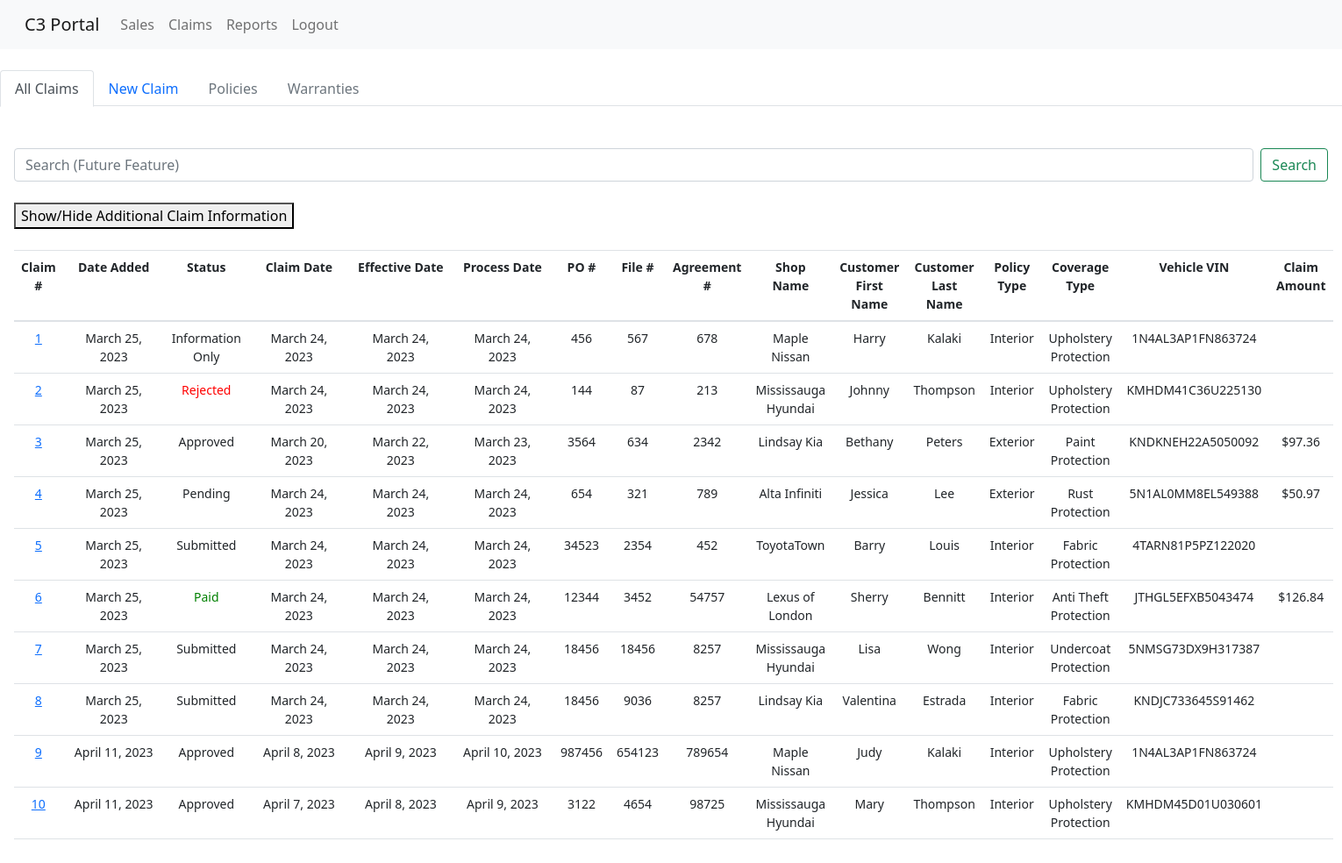
The app's page /claims/ (signed in) with its own data.
### web_app/models.py (models this page shows, shortened)
class Claim(models.Model):
    claim_number = models.AutoField(primary_key=True, default=1)
    date_added = models.DateTimeField(auto_now_add=True)
    STATUS_CHOICES = [
        ('status_info', 'Information Only'),
        ('status_pending', 'Pending'),
        ('status_submitted', 'Submitted'),
        ('status_approved', 'Approved'),
        ('status_rejected', 'Rejected'),
        ('status_paid', 'Paid'),
    ]
    status = models.CharField(max_length=50, choices=STATUS_CHOICES, default='Information Only')
    claim_date = models.DateTimeField(blank=True, default=timezone.now)
    effective_date = models.DateTimeField(blank=True, default=timezone.now)
    process_date = models.DateTimeField(blank=True, default=timezone.now)
    po_num = models.CharField(max_length=200, default='N/A')
    file_num = models.CharField(max_length=200, default='N/A')
    agreement = models.CharField(max_length=200, default='N/A')
    claim_approvedby = models.CharField(max_length=50, blank=True)
    claim_approvedto = models.CharField(max_length=50, blank=True)
    claim_approved_date = models.DateTimeField(blank=True, null=True, default='')
    claim_rejectedby = models.CharField(max_length=50, blank=True)
    claim_rejection_date = models.DateTimeField(blank=True, null=True, default='')
    claim_rejection_reason = models.CharField(max_length=1000, blank=True)
    shop_active = models.BooleanField(default=False)
    shop_name = models.CharField(max_length=200, default='N/A')
    shop_phone = models.CharField(max_length=12, default='123-456-7890')
    shop_contact = models.CharField(max_length=200, blank=True)
    shop_email = models.EmailField(blank=True)
    shop_address = models.CharField(max_length=200, default='1234 Main St')
    shop_address2 = models.CharField(max_length=200, blank=True)
    COUNTRY_CHOICES = [
        ('CAN', 'Canada'),
    ]
    shop_country = models.CharField(max_length=50, choices=COUNTRY_CHOICES, default='CAN')
    PROVINCE_CHOICES = [
        ('AB', 'Alberta'),
        ('BC', 'British Columbia'),
        ('MB', 'Manitoba'),
        ('NB', 'New Brunswick'),
        ('NL', 'Newfoundland and Labrador'),
        ('NT', 'Northwest Territories'),
        ('NS', 'Nova Scotia'),
        ('NU', 'Nunavut'),
        ('ON', 'Ontario'),
        ('PE', 'Prince Edward Island'),
        ('QC', 'Quebec'),
        ('SK', 'Saskatchewan'),
        ('YT', 'Yukon'),
    ]
    shop_province = models.CharField(max_length=50, choices=PROVINCE_CHOICES, default='Ontario')
    shop_postalcode = models.CharField(max_length=7, default='A1A 1A1')
    cust_fname = models.CharField(max_length=30, default='N/A')
    cust_lname = models.CharField(max_length=30, default='N/A')
    policy_type = models.CharField(max_length=50, default='N/A')
    coverage_type = models.CharField(max_length=50, default='N/A')
    vin = models.CharField(max_length=30, default='JTHBP262495004947')
    claim_details = models.CharField(max_length=1000, blank=True)
    claim_estimate1 = models.DecimalField(max_digits=10, decimal_places=2, null=True, blank=True)
    claim_estimate2 = models.DecimalField(max_digits=10, decimal_places=2, null=True, blank=True)
    claim_req_amt = models.DecimalField(max_digits=10, decimal_places=2, null=True, blank=True)
    est_tier2 = models.BooleanField(default=False)
    claim_estimate3 = models.DecimalField(max_digits=10, decimal_places=2, null=True, blank=True)
    claim_estimate4 = models.DecimalField(max_digits=10, decimal_places=2, null=True, blank=True)
    claim_estimate5 = models.DecimalField(max_digits=10, decimal_places=2, null=True, blank=True)
    claim_amt_agreed = models.DecimalField(max_digits=10, decimal_places=2, null=True, blank=True)
    claim_deductible = models.DecimalField(max_digits=10, decimal_places=2, null=True, blank=True)
    claim_net_amt = models.DecimalField(max_digits=10, decimal_places=2, null=True, blank=True, default=0.00)
    cheque_num = models.CharField(max_length=50, blank=True)
    cheque_pay_to = models.CharField(max_length=50, blank=True)
    cheque_date = models.DateTimeField(blank=True, null=False, default='')
    cheque_amt = models.DecimalField(max_digits=10, decimal_places=2, null=True, blank=True)

### web_app/views.py (the view)
# urls.py: path('claims/', views.claims, name='claims'),
@login_required
@permission_required("web_app.view_claim")
def claims(request):
    claims = Claim.objects.order_by('date_added')
    context = {'claims': claims}
    return render(request, 'web_app/claims.html', context)

### web_app/templates/web_app/claims.html (shortened to what this page needs)
{% extends "web_app/base.html" %}
  {% block content %}
  <br>
  <ul class="nav nav-tabs">
    <li class="nav-item" role="presentation">
      <button class="nav-link active" id="allclaims-tab" data-bs-toggle="tab" href="{% url 'web_app:claims'%}" role="tab" aria-controls="nav-allclaims" aria-selected="true">All Claims</button>
    </li>
    <li class="nav-item" role="presentation">
      <a class="nav-link" href="{% url 'web_app:newclaim'%}">New Claim</a>
    </li>
    <li class="nav-item" role="presentation">
      <a class="nav-link disabled" href="Policies">Policies</a>
    </li>
    <li class="nav-item" role="presentation">
      <a class="nav-link disabled" href="Warranties">Warranties</a>
    </li>
  </ul>
  <br>
  <div style="margin-left:16px; margin-right:16px">
    <br>
    <form class="d-flex" role="search">
      <input class="form-control me-2" type="search" placeholder="Search (Future Feature)" aria-label="Search">
      <button class="btn btn-outline-success" type="submit">Search</button>
    </form>
    <br>
    <button id="toggle-button">Show/Hide Additional Claim Information</button>
    <br>
    <br>
    <div class="table-wrapper">
    <table style="padding-right: 8px" class="table">
      <thead>
        <tr>
          <th style="vertical-align: top;">Claim #</th>
          <th style="vertical-align: top;">Date Added</th>
          <th style="vertical-align: top;">Status</th>
          <th style="vertical-align: top;">Claim Date</th>
          <th style="vertical-align: top;">Effective Date</th>
          <th style="vertical-align: top;">Process Date</th>
          <th style="vertical-align: top;">PO #</th>
          <th style="vertical-align: top;">File #</th>
          <th style="vertical-align: top;">Agreement #</th>
          <th style="vertical-align: top;">Shop Name</th>
          <th style="vertical-align: top;">Customer First Name</th>
          <th style="vertical-align: top;">Customer Last Name</th>
          <th style="vertical-align: top;">Policy Type</th>
          <th style="vertical-align: top;">Coverage Type</th>
          <th style="vertical-align: top;">Vehicle VIN</th>
          <th style="vertical-align: top;">Claim Amount</th>
        </tr>
      </thead>
      <tbody>
          {% for claim in claims %}
            <tr>
              <td>
              <a href="{% url 'web_app:viewclaim' claim.claim_number %}">{{ claim.claim_number }}</a>
              </td>
              <td>
                <div style="width: 100px; overflow-x: auto;">{{ claim.date_added|date:"F j, Y" }}</div>
              </td>
              {% if claim.status == "status_rejected" %}
              <td style="color: red">{{ claim.get_status_display }}</td>
              {% elif claim.status == "status_paid" %}
              <td style="color: green">{{ claim.get_status_display }}</td>
              {% else %}
              <td>{{ claim.get_status_display }}</td>
              {% endif %}
              <td>
                <div style="width: 100px; overflow-x: auto;">{{ claim.claim_date|date:"F j, Y" }}</div>
              </td>
              <td>
                <div style="width: 100px; overflow-x: auto;">{{ claim.effective_date|date:"F j, Y" }}</div>
              </td>
              <td>
                <div style="width: 100px; overflow-x: auto;">{{ claim.process_date|date:"F j, Y" }}</div>
              </td>
              <td>{{ claim.po_num }}</td>
              <td>{{ claim.file_num }}</td>
              <td>{{ claim.agreement }}</td>
              <td>{{ claim.shop_name }}</td>
              <td>{{ claim.cust_fname }}</td>
              <td>{{ claim.cust_lname }}</td>
              <td>{{ claim.policy_type }}</td>
              <td>{{ claim.coverage_type }}</td>
              <td>{{ claim.vin }}</td>
              <td>{% if claim.claim_net_amt == 0 %} {% else %}${{ claim.claim_net_amt|default:" " }}{% endif %}</td>
            </tr>
              {% empty %}
                <tr>
                  <td colspan="17">No claims have been added yet.</td>
                </tr>
            {% endfor %}
      </tbody>
    </table>
    </div>
    <br>
  </div>
  {% endblock content %}

### web_app/templates/web_app/base.html (shortened to what this page needs)
<!DOCTYPE html>
<html lang="en">
<head>
<link rel="stylesheet" href="https://stackpath.bootstrapcdn.com/bootstrap/4.3.1/css/bootstrap.min.css"
>
<link rel="stylesheet" href="https://cdnjs.cloudflare.com/ajax/libs/twitter-bootstrap/4.5.2/css/bootstrap.min.css">
<link href="https://cdn.jsdelivr.net/npm/bootstrap@5.1.3/dist/css/bootstrap.min.css" rel="stylesheet">
<link rel="stylesheet" href="https://cdn.jsdelivr.net/npm/bootstrap@4.3.1/dist/css/bootstrap.min.css">
<nav class="navbar navbar-expand-lg navbar-light bg-light">
    <div class="container-fluid">
        <a class="navbar-brand" href="{% url 'web_app:index'%}">C3 Portal</a>
        <div class="collapse navbar-collapse" id="navbarNavAltMarkup">
            <div class="navbar-nav">
                <a class="nav-link" href="{% url 'web_app:work_order_forms'%}">Sales</a>
            </div>
            <div class="navbar-nav">
                <a class="nav-link" href="{% url 'web_app:claims'%}">Claims</a>
            </div>
            <div class="navbar-nav">
                <a class="nav-link" href="{% url 'web_app:reports'%}">Reports</a>
            {% if user.is_authenticated %}
                <div class="navbar-nav">
                    <a class="nav-link" href="{% url 'users:logout'%}">Logout</a></div>
            {% else %}
                <div class="navbar-nav">
                 <a class="nav-link" href="{% url 'users:login'%}">Login</a></div>
                 <div class="navbar-nav">
                    <a class="nav-link" href="{% url 'users:register'%}">Register</a></div>
            {% endif %}
            </div>
        </div>
    </div>
</nav>
    {% load static %}
    <link rel="stylesheet" href="{% static 'bootstrap/css/bootstrap.css' %}">
</head>
<body>
{% block content %}{% endblock content %}
</body>
</html>

### web_app/templates/web_app/claims.html (style rules this page uses)
.table-wrapper { padding-right: 8px; }
table { border-collapse: collapse; width: 100%; padding-right: 8px; }
th, td { padding: 8px; text-align: center; width: calc(100% / 16); font-size: 14px; }
th { font-weight: bold; }

### records on screen
Claim: claim_number "1", date_added "March 25, 2023", status "Information Only", claim_date "March 24, 2023", effective_date "March 24, 2023", process_date "March 24, 2023", po_num "456", file_num "567", agreement "678", shop_name "Maple Nissan", cust_fname "Harry", cust_lname "Kalaki", policy_type "Interior", coverage_type "Upholstery Protection", vin "1N4AL3AP1FN863724"
Claim: claim_number "2", date_added "March 25, 2023", status "Rejected", claim_date "March 24, 2023", effective_date "March 24, 2023", process_date "March 24, 2023", po_num "144", file_num "87", agreement "213", shop_name "Mississauga Hyundai", cust_fname "Johnny", cust_lname "Thompson", policy_type "Interior", coverage_type "Upholstery Protection", vin "KMHDM41C36U225130"
Claim: claim_number "3", date_added "March 25, 2023", status "Approved", claim_date "March 20, 2023", effective_date "March 22, 2023", process_date "March 23, 2023", po_num "3564", file_num "634", agreement "2342", shop_name "Lindsay Kia", cust_fname "Bethany", cust_lname "Peters", policy_type "Exterior", coverage_type "Paint Protection", vin "KNDKNEH22A5050092", claim_net_amt "97.36"
Claim: claim_number "4", date_added "March 25, 2023", status "Pending", claim_date "March 24, 2023", effective_date "March 24, 2023", process_date "March 24, 2023", po_num "654", file_num "321", agreement "789", shop_name "Alta Infiniti", cust_fname "Jessica", cust_lname "Lee", policy_type "Exterior", coverage_type "Rust Protection", vin "5N1AL0MM8EL549388", claim_net_amt "50.97"
Claim: claim_number "5", date_added "March 25, 2023", status "Submitted", claim_date "March 24, 2023", effective_date "March 24, 2023", process_date "March 24, 2023", po_num "34523", file_num "2354", agreement "452", shop_name "ToyotaTown", cust_fname "Barry", cust_lname "Louis", policy_type "Interior", coverage_type "Fabric Protection", vin "4TARN81P5PZ122020"
Claim: claim_number "6", date_added "March 25, 2023", status "Paid", claim_date "March 24, 2023", effective_date "March 24, 2023", process_date "March 24, 2023", po_num "12344", file_num "3452", agreement "54757", shop_name "Lexus of London", cust_fname "Sherry", cust_lname "Bennitt", policy_type "Interior", coverage_type "Anti Theft Protection", vin "JTHGL5EFXB5043474", claim_net_amt "126.84"
Claim: claim_number "7", date_added "March 25, 2023", status "Submitted", claim_date "March 24, 2023", effective_date "March 24, 2023", process_date "March 24, 2023", po_num "18456", file_num "18456", agreement "8257", shop_name "Mississauga Hyundai", cust_fname "Lisa", cust_lname "Wong", policy_type "Interior", coverage_type "Undercoat Protection", vin "5NMSG73DX9H317387"
Claim: claim_number "8", date_added "March 25, 2023", status "Submitted", claim_date "March 24, 2023", effective_date "March 24, 2023", process_date "March 24, 2023", po_num "18456", file_num "9036", agreement "8257", shop_name "Lindsay Kia", cust_fname "Valentina", cust_lname "Estrada", policy_type "Interior", coverage_type "Fabric Protection", vin "KNDJC733645S91462"
Claim: claim_number "9", date_added "April 11, 2023", status "Approved", claim_date "April 8, 2023", effective_date "April 9, 2023", process_date "April 10, 2023", po_num "987456", file_num "654123", agreement "789654", shop_name "Maple Nissan", cust_fname "Judy", cust_lname "Kalaki", policy_type "Interior", coverage_type "Upholstery Protection", vin "1N4AL3AP1FN863724"
Claim: claim_number "10", date_added "April 11, 2023", status "Approved", claim_date "April 7, 2023", effective_date "April 8, 2023", process_date "April 9, 2023", po_num "3122", file_num "4654", agreement "98725", shop_name "Mississauga Hyundai", cust_fname "Mary", cust_lname "Thompson", policy_type "Interior", coverage_type "Upholstery Protection", vin "KMHDM45D01U030601"
